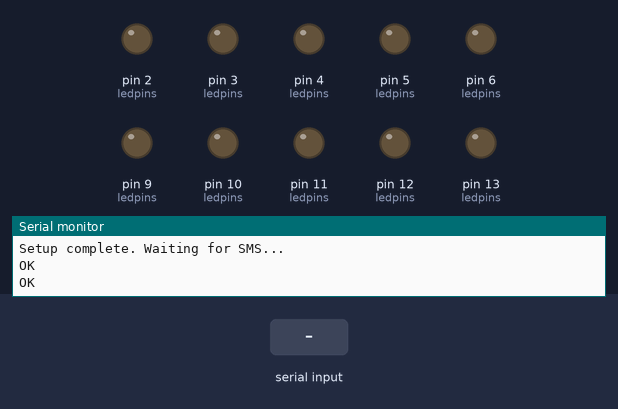
The sketch below on a simulated Arduino Uno, built with avr-gcc and run on an emulated ATmega328P. Parts: output pins drawn as LEDs (lit = HIGH), the last lines printed to the serial monitor. Inputs (shaded band) come from the test bench. The modem accepts every AT command (registered, SIM ready, sends succeed) and sends nothing else.

Above: at 3.4 s.
3.5 s: "+CMT:\n" received over the second serial link
5.0 s: "90,45\n" received over the second serial link
At 5.13 s:
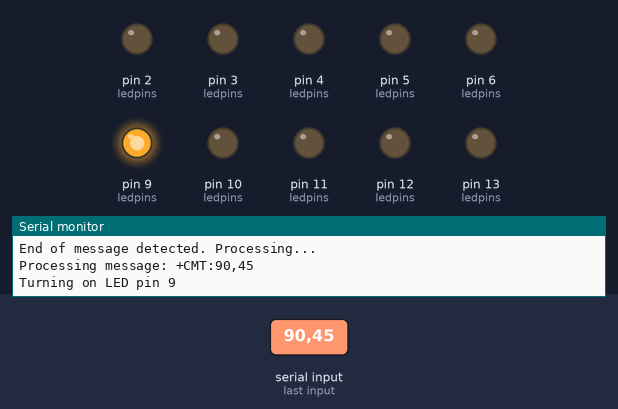
At 5.53 s:
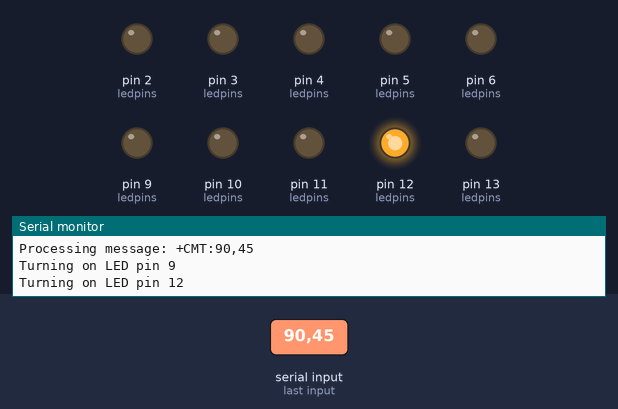
8.0 s: "5\n" received over the second serial link
Timing chart, 0 to 11.0 s (numbered marks = the images above; inputs shaded):
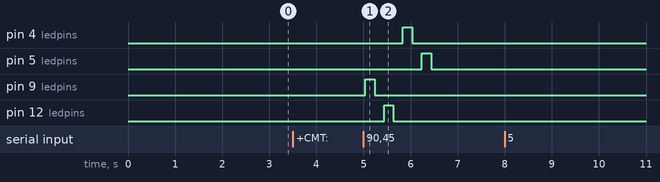

The sketch:

eric_final_codes.ino
```cpp
#include <SoftwareSerial.h>

SoftwareSerial gsm(7, 8);

String received_message = "";
bool message_started = false;

int led0 = 12, led1 = 13, led2 = 2, led3 = 3, led4 = 4,
    led5 = 5, led6 = 6, led7 = 10, led8 = 11, led9 = 9;

int ledpins[] = {led0, led1, led2, led3, led4, led5, led6, led7, led8, led9};

void setup() {
  Serial.begin(9600);
  gsm.begin(9600);

  gsm.println("AT+CMGF=1"); // Set SMS text mode
  delay(1000);
  gsm.println("AT+CNMI=2,2,0,0,0"); // Configure to show SMS immediately
  delay(1000);

  Serial.println("Setting up LEDs...");
  for (int i = 0; i < sizeof(ledpins) / sizeof(ledpins[0]); i++) {
    pinMode(ledpins[i], OUTPUT);
    Serial.print("LED pin ");
    Serial.print(ledpins[i]);
    Serial.println(" set as OUTPUT");
    digitalWrite(ledpins[i], LOW);
  }
  Serial.println("Setup complete. Waiting for SMS...");
}

void loop() {
  while (gsm.available()) {
    char c = gsm.read();
    Serial.print(c);  // Echo all characters to Serial for debugging

    if (c == '\n' && message_started) {
      Serial.println("\nEnd of message detected. Processing...");
      processMessage(received_message);
      received_message = "";
      message_started = false;
    } else if (message_started) {
      received_message += c;
    } else if (received_message.startsWith("+CMT:")) {
      if (c == '\n') {
        message_started = true;
        Serial.println("\nMessage content starts on next line.");
      }
    } else {
      received_message += c;
      if (received_message.endsWith("\r\n")) {
        received_message = "";
      }
    }
  }
}

void processMessage(String message) {
  Serial.println("Processing message: " + message);

  // Turn off all LEDs initially
  for (int i = 0; i < sizeof(ledpins) / sizeof(ledpins[0]); i++) {
    digitalWrite(ledpins[i], LOW);
  }

  // Iterate through the message
  for (int i = 0; i < message.length(); i++) {
    char c = message[i];
    if (isDigit(c)) {
      int ledIndex = c - '0'; // Convert char to corresponding ledpins index (0-9)
      if (ledIndex >= 0 && ledIndex < sizeof(ledpins) / sizeof(ledpins[0])) {
        Serial.print("Turning on LED pin ");
        Serial.println(ledpins[ledIndex]);
        digitalWrite(ledpins[ledIndex], HIGH);
        delay(200); // Increased delay for visibility
        digitalWrite(ledpins[ledIndex], LOW);
        delay(200); // Increased delay between LED activations
      }
    }
  }
  Serial.println("Message processing complete.");
}
```

Measured:
- after the input at 5.0 s, pin 4 (ledpins): LOW → HIGH after 0.84 s, → LOW 0.20 s later; pin 5 (ledpins): LOW → HIGH after 1.2 s, → LOW 0.20 s later; pin 9 (ledpins): LOW → HIGH at once, → LOW 0.20 s later; pin 12 (ledpins): LOW → HIGH after 0.44 s, → LOW 0.20 s later
